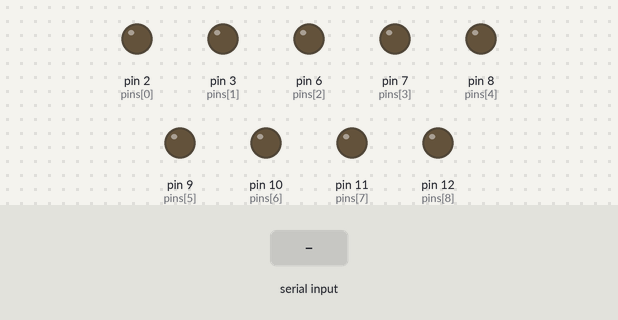
A sketch run on a simulated Arduino Uno, built with avr-gcc and run on an emulated ATmega328P. Shown: output pins drawn as LEDs (lit = HIGH). The test bench sets the inputs (shaded band).

Above: at 1.2 s.
1.3 s: "90,45\n" received over Serial
At 1.8 s:
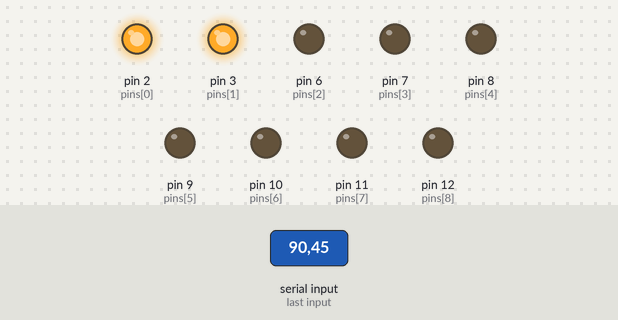
2.8 s: "30,150\n" received over Serial
At 4.0 s:
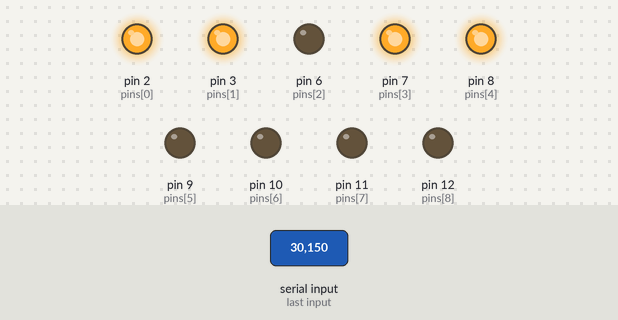
4.3 s: "5\n" received over Serial
At 5.1 s:
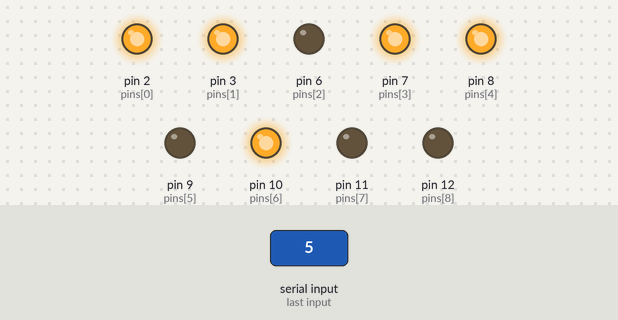
5.8 s: "90\n" received over Serial
At 6.3 s:
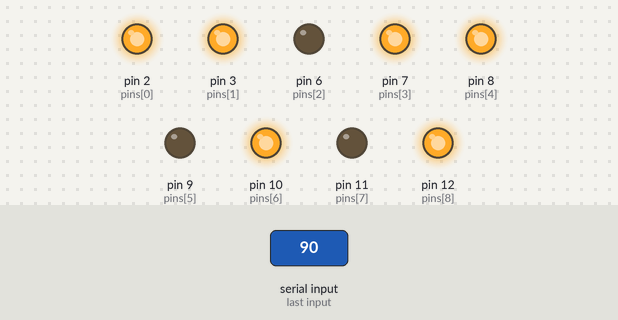
8.8 s: "200\n" received over Serial
At 9.6 s:
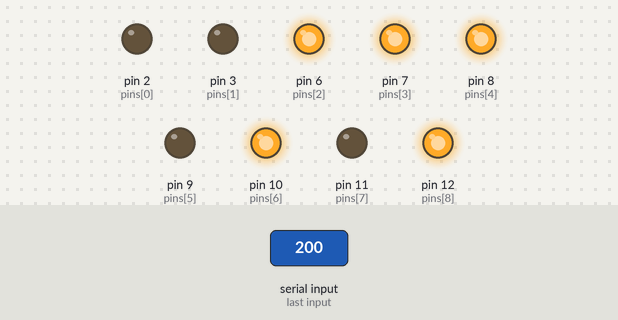
11.8 s: "90,45\n" received over Serial
At 12.1 s:
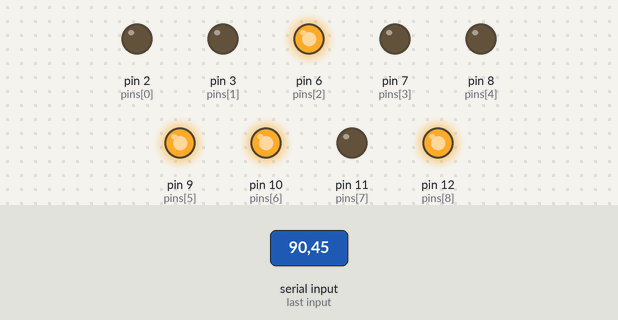
Timing chart, 0 to 15.3 s (numbered marks = the images above; inputs shaded):
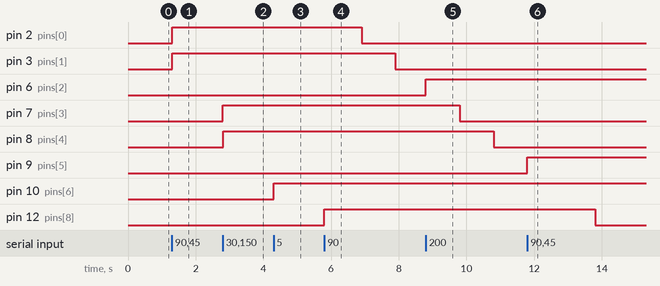

The sketch:

onefan-to_test_for_arudino.ino
```cpp
//test for fke serial communication


//// Define which pin to be used to communicate with Base pin of TIP120 transistor
int pins[] = {2,3,6,7,8,9,10,11,12};

void setup()
{
  Serial.begin(9600);//initialize the serial communication

  for(int i = 0; i < 9; i++){
    pinMode(pins[i], OUTPUT); // Set pin for output to control TIP120 Base pin
  }
}

void loop()
{
  if (Serial.available()) {
    //Processing sends something like this:
    //"0, 0, 0, 255, 0, 0, 0, 0, 255, 0, 0, 0, 0, 0"

      for(int i = 0; i < 9; i++){
        digitalWrite(pins[i], Serial.parseInt());
      }

//    Serial.write("arduino says: got the value " + processingVal ); // in this case for debugging Send the value to the serial port, this will be read by processing
    delay(100);    // Wait 100ms for next reading - make efficient use of power since data will only be someimes, should be taken care of with serial.available
  }
}
```

Measured:
- after the input at 1.3 s, pin 2 (pins[0]), pin 3 (pins[1]): LOW → HIGH at once
- after the input at 2.8 s, pin 7 (pins[3]), pin 8 (pins[4]): LOW → HIGH at once
- after the input at 4.3 s, pin 10 (pins[6]): LOW → HIGH at once
- after the input at 5.8 s, pin 2 (pins[0]): HIGH → LOW after 1.1 s; pin 3 (pins[1]): HIGH → LOW after 2.1 s; pin 12 (pins[8]): LOW → HIGH at once
- after the input at 8.8 s, pin 6 (pins[2]): LOW → HIGH at once
- after the input at 11.8 s, pin 9 (pins[5]): LOW → HIGH at once; pin 10 (pins[6]): stays HIGH (without the input it goes to LOW after 1.0 s); pin 12 (pins[8]): HIGH → LOW after 2.0 s instead of 3.0 s
